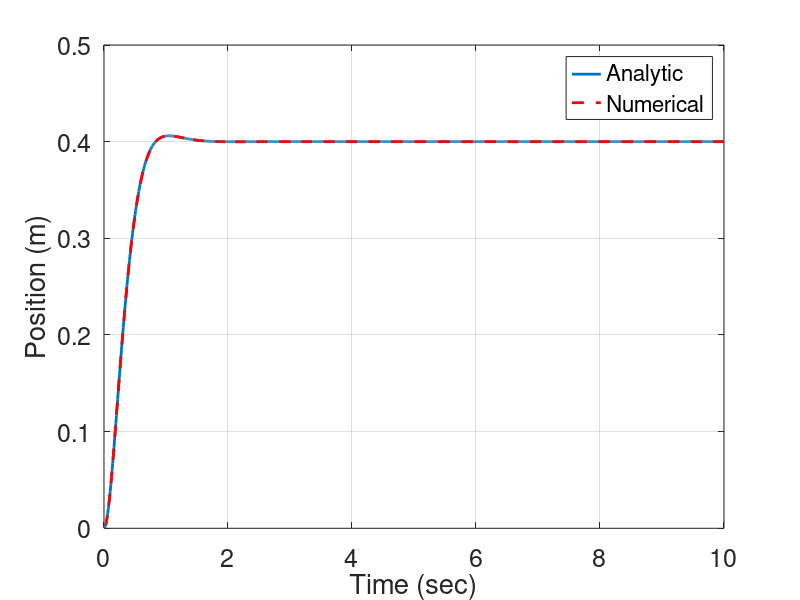

MATLAB code to generate this figure:
function prob20c() %%%We have to do this because we want a function within a function

clc
close all
%%%%Alright let's plot the analytic solution for 
%%%Problem 20c
tout = linspace(0,10,1000);

%%%%Solution done by hand in class on 8/27/2019
A = -2/5;
B = 4*A/3;
xout = A*exp(-4*tout).*cos(3*tout) + B*exp(-4*tout).*sin(3*tout) + 2/5;

%%%Let's plot this
plot(tout,xout,'LineWidth',2)
set(gca,'FontSize',18)
xlabel('Time (sec)')
ylabel('Position (m)')
grid on

%%%Now let's let MATLAB use ode45 
%(Ordinary Different EquatioN)
%RK4 and RK5 - Runge Kutta - 4 --> 4th order 
%%RK5 -- 5th order
%%%RK5 is better - speed. this takes longer
%%%Trade off between RK4 and RK5
% [outputs] = function(derivatives routine, time window, initica conditions)
[tout45,xout45] = ode45(@Derivatives,[0 10],[0;0]);

%%%try and plot numerical solution
hold on
%size(xout45)
plot(tout45,xout45(:,1),'r--','LineWidth',2)
legend('Analytic','Numerical')

function dstatedt = Derivatives(t,state)
x = state(1);
xdot = state(2);
xddot = 10 - 25*x - 8*xdot; %%This is the EOMs rearranged

dstatedt = [xdot;xddot];